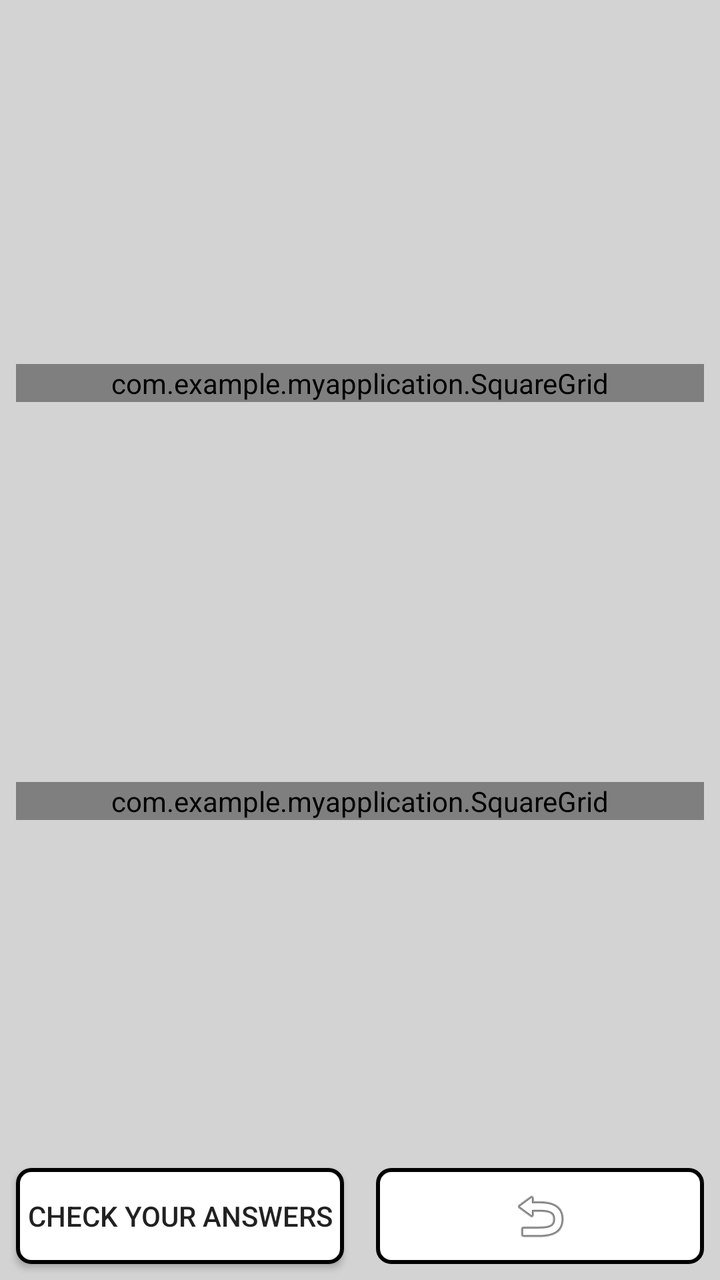
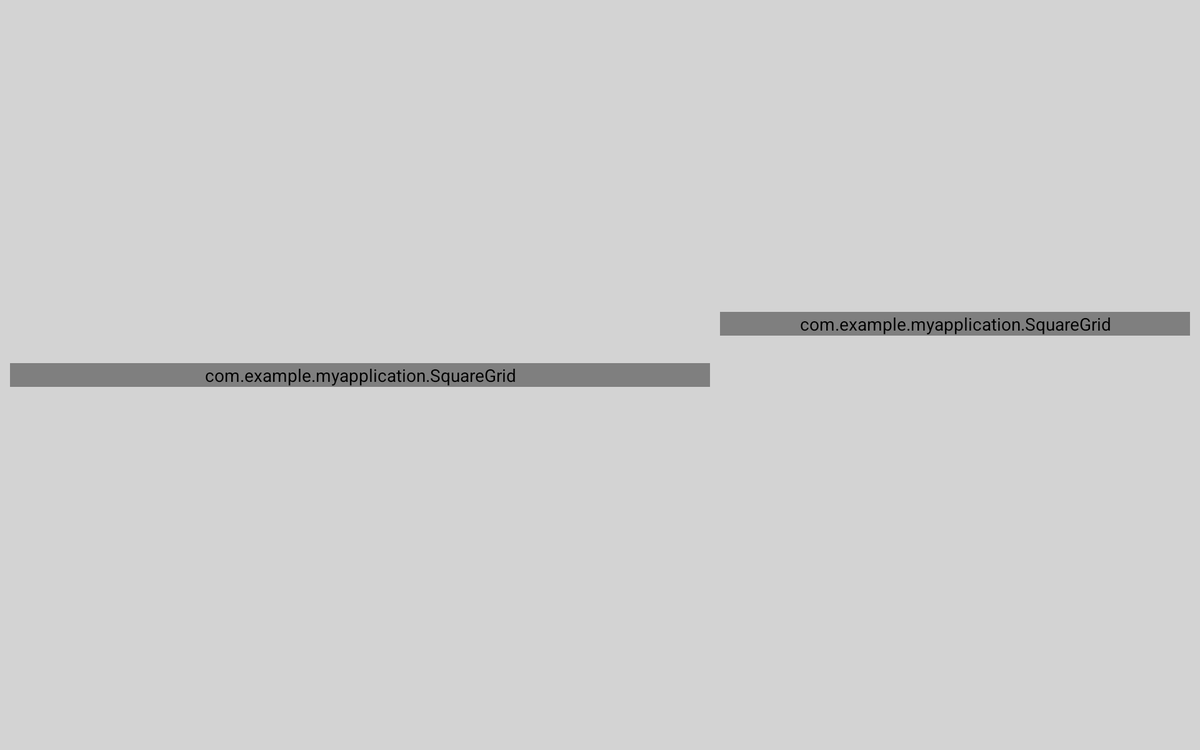

The same Android screen from two of the app's own layout files: first res/layout/ as a phone draws it, then the repository's variant for another configuration, drawn on a device whose configuration selects that folder. Both files follow.
<!-- AndroidManifest.xml: application theme AppTheme -->
<!-- res/layout/activity_main.xml -->
<?xml version="1.0" encoding="utf-8"?>

<android.support.constraint.ConstraintLayout xmlns:android="http://schemas.android.com/apk/res/android"
    xmlns:app="http://schemas.android.com/apk/res-auto"
    xmlns:tools="http://schemas.android.com/tools"
    android:layout_width="match_parent"
    android:layout_height="match_parent"
    android:background="@color/turquoise"
    tools:context=".Controller.MainActivity">

    
    <com.example.myapplication.SquareGrid
        android:id="@+id/grid"
        android:layout_width="match_parent"
        android:layout_height="wrap_content"
        android:layout_alignParentStart="true"
        android:layout_alignParentTop="true"
        android:layout_marginStart="8dp"
        android:layout_marginLeft="8dp"
        android:layout_marginTop="8dp"
        android:layout_marginEnd="8dp"
        android:layout_marginRight="8dp"
        android:layout_marginBottom="8dp"

        android:gravity="center"
        android:horizontalSpacing="0dip"
        android:numColumns="9"
        android:verticalSpacing="0dip"

        app:layout_constraintBottom_toTopOf="@id/grid_menu"
        app:layout_constraintLeft_toLeftOf="parent"
        app:layout_constraintRight_toRightOf="parent"
        app:layout_constraintTop_toTopOf="parent"
        app:layout_constraintVertical_bias="0.0">

    </com.example.myapplication.SquareGrid>


    
    <com.example.myapplication.SquareGrid
        android:id="@+id/grid_menu"
        android:layout_width="match_parent"
        android:layout_height="wrap_content"
        android:layout_alignParentStart="true"
        android:layout_alignParentTop="true"
        android:layout_marginStart="8dp"
        android:layout_marginLeft="8dp"
        android:layout_marginTop="8dp"
        android:layout_marginEnd="8dp"
        android:layout_marginRight="8dp"

        android:gravity="center"
        android:horizontalSpacing="10dip"
        android:verticalSpacing="8dip"
        android:numColumns="3"

        app:layout_constraintBottom_toTopOf="@id/checkBoard"
        app:layout_constraintHorizontal_bias="0.0"
        app:layout_constraintLeft_toLeftOf="parent"
        app:layout_constraintRight_toRightOf="parent"
        app:layout_constraintTop_toBottomOf="@id/grid"
        app:layout_constraintVertical_bias="0.0">

    </com.example.myapplication.SquareGrid>

    <Button
        android:id="@+id/checkBoard"
        android:layout_width="0dp"
        android:layout_height="0dp"
        android:layout_alignParentStart="true"
        android:layout_alignParentBottom="true"

        android:layout_marginStart="8dp"
        android:layout_marginLeft="8dp"
        android:layout_marginTop="8dp"
        android:layout_marginEnd="8dp"
        android:layout_marginRight="8dp"
        android:layout_marginBottom="8dp"
        android:background="@drawable/round_buttons"
        android:text="@string/check"

        app:layout_constraintBottom_toBottomOf="parent"
        app:layout_constraintHorizontal_bias="0.837"
        app:layout_constraintLeft_toLeftOf="parent"
        app:layout_constraintRight_toRightOf="@id/guideline62"
        app:layout_constraintTop_toBottomOf="@id/guideline63"
        app:layout_constraintVertical_bias="0.0" />


    <ImageButton
        android:id="@+id/back_select"

        android:layout_width="0dp"
        android:layout_height="0dp"
        android:layout_alignParentTop="true"
        android:layout_alignParentEnd="true"
        android:layout_marginStart="8dp"
        android:layout_marginLeft="8dp"
        android:layout_marginTop="8dp"
        android:layout_marginEnd="8dp"
        android:layout_marginRight="8dp"
        android:layout_marginBottom="8dp"
        android:background="@drawable/round_buttons"
        android:contentDescription="@string/back_select"

        app:layout_constraintBottom_toBottomOf="parent"
        app:layout_constraintHorizontal_bias="0.837"
        app:layout_constraintLeft_toRightOf="@id/guideline62"
        app:layout_constraintRight_toRightOf="parent"
        app:layout_constraintTop_toBottomOf="@id/guideline63"
        app:layout_constraintVertical_bias="0.0"
        app:srcCompat="@android:drawable/ic_menu_revert" />



    <android.support.constraint.Guideline
        android:id="@+id/guideline62"
        android:layout_width="wrap_content"
        android:layout_height="wrap_content"
        android:orientation="vertical"
        app:layout_constraintGuide_percent="0.50" />

    <android.support.constraint.Guideline
        android:id="@+id/guideline63"
        android:layout_width="wrap_content"
        android:layout_height="wrap_content"
        android:orientation="horizontal"
        app:layout_constraintGuide_percent="0.90" />

    <android.support.constraint.Guideline
        android:id="@+id/guideline69"
        android:layout_width="wrap_content"
        android:layout_height="wrap_content"
        android:orientation="horizontal"
        app:layout_constraintGuide_begin="20dp" />


</android.support.constraint.ConstraintLayout>
<!-- resources referenced by this layout -->
<resources>
  <color name="turquoise">#D3D3D3</color>
  <!-- drawable round_buttons (drawable) -->
  <?xml version="1.0" encoding="utf-8"?>
  <shape xmlns:android="http://schemas.android.com/apk/res/android"
      android:shape="rectangle">
      <corners android:radius="6.5dp"/>
      <solid android:color="@color/white"/>
      <stroke android:width="2sp"
          android:color="@color/black"/>
  </shape>
  <string name="back_select">Go Back to Select Language Mode</string>
  <string name="check">Check your answers</string>
  <style name="AppTheme" parent="Theme.AppCompat.Light.DarkActionBar">
          
          <item name="colorPrimary">@color/colorPrimary</item>
          <item name="colorPrimaryDark">@color/black</item>
          <item name="colorAccent">@color/white</item>
      </style>
  <color name="white">#FFFFFF</color>
  <color name="colorPrimary">#008577</color>
</resources>
<!-- res/layout-sw600dp-land/activity_main.xml (the repository's variant of the layout above) -->
<!-- drawn on a 7-inch tablet turned sideways -->
<?xml version="1.0" encoding="utf-8"?>
<android.support.constraint.ConstraintLayout xmlns:android="http://schemas.android.com/apk/res/android"
    xmlns:app="http://schemas.android.com/apk/res-auto"
    xmlns:tools="http://schemas.android.com/tools"
    android:layout_width="match_parent"
    android:layout_height="match_parent"
    android:background="@color/turquoise"
    tools:context=".Controller.MainActivity">

    
    <com.example.myapplication.SquareGrid
        android:id="@+id/grid"
        android:layout_width="0dp"
        android:layout_height="wrap_content"
        android:layout_alignParentStart="true"
        android:layout_alignParentLeft="true"
        android:layout_alignParentTop="true"
        android:layout_marginStart="8dp"
        android:layout_marginTop="8dp"
        android:layout_marginEnd="8dp"
        android:layout_marginBottom="8dp"

        android:gravity="center"
        android:horizontalSpacing="0dip"
        android:numColumns="9"
        android:verticalSpacing="0dip"

        app:layout_constraintBottom_toBottomOf="parent"
        app:layout_constraintLeft_toLeftOf="parent"
        app:layout_constraintRight_toLeftOf="@id/guideline26"
        app:layout_constraintTop_toTopOf="parent">

    </com.example.myapplication.SquareGrid>


    
    <com.example.myapplication.SquareGrid
        android:id="@+id/grid_menu"
        android:layout_width="0dp"
        android:layout_height="wrap_content"
        android:layout_alignParentStart="true"
        android:layout_alignParentLeft="true"
        android:layout_alignParentTop="true"
        android:layout_marginTop="8dp"
        android:layout_marginEnd="8dp"
        android:layout_marginBottom="8dp"

        android:horizontalSpacing="10dip"
        android:verticalSpacing="10dip"
        android:gravity="center"
        android:numColumns="3"

        app:layout_constraintBottom_toTopOf="@id/checkBoard"
        app:layout_constraintLeft_toRightOf="@id/guideline26"
        app:layout_constraintRight_toRightOf="parent"
        app:layout_constraintTop_toTopOf="parent">

    </com.example.myapplication.SquareGrid>


    <Button
        android:id="@+id/checkBoard"
        android:layout_width="0dp"
        android:layout_height="0dp"

        android:layout_alignParentStart="true"
        android:layout_alignParentLeft="true"
        android:layout_alignParentBottom="true"

        android:layout_marginTop="8dp"
        android:layout_marginEnd="8dp"
        android:layout_marginBottom="8dp"
        android:background="@drawable/round_buttons"
        android:text="@string/check"
        android:textSize="20sp"

        app:layout_constraintTop_toBottomOf="@id/guideline28"
        app:layout_constraintBottom_toBottomOf="@id/grid"
        app:layout_constraintLeft_toRightOf="@id/guideline26"
        app:layout_constraintRight_toLeftOf="@id/back_select" />


    <ImageButton
        android:id="@+id/back_select"
        android:layout_width="0dp"
        android:layout_height="0dp"

        android:layout_alignParentTop="true"
        android:layout_alignParentEnd="true"
        android:layout_alignParentRight="true"
        android:layout_marginStart="8dp"
        android:layout_marginTop="8dp"
        android:layout_marginEnd="8dp"
        android:layout_marginBottom="8dp"
        android:adjustViewBounds="true"

        android:background="@drawable/round_buttons"
        android:contentDescription="@string/back_select"
        android:scaleType="fitCenter"

        app:layout_constraintTop_toBottomOf="@id/guideline28"
        app:layout_constraintBottom_toBottomOf="@id/grid"
        app:layout_constraintLeft_toRightOf="@id/checkBoard"
        app:layout_constraintRight_toRightOf="parent"
        app:srcCompat="@android:drawable/ic_menu_revert" />

    <android.support.constraint.Guideline
        android:id="@+id/guideline26"
        android:layout_width="wrap_content"
        android:layout_height="wrap_content"
        android:orientation="vertical"
        app:layout_constraintGuide_percent="0.60" />

    <android.support.constraint.Guideline
        android:id="@+id/guideline28"
        android:layout_width="wrap_content"
        android:layout_height="wrap_content"
        android:orientation="horizontal"
        app:layout_constraintGuide_percent="0.85" />

    <android.support.constraint.Guideline
        android:id="@+id/guideline29"
        android:layout_width="wrap_content"
        android:layout_height="wrap_content"
        android:orientation="horizontal"
        app:layout_constraintGuide_percent="0.99" />

</android.support.constraint.ConstraintLayout>
